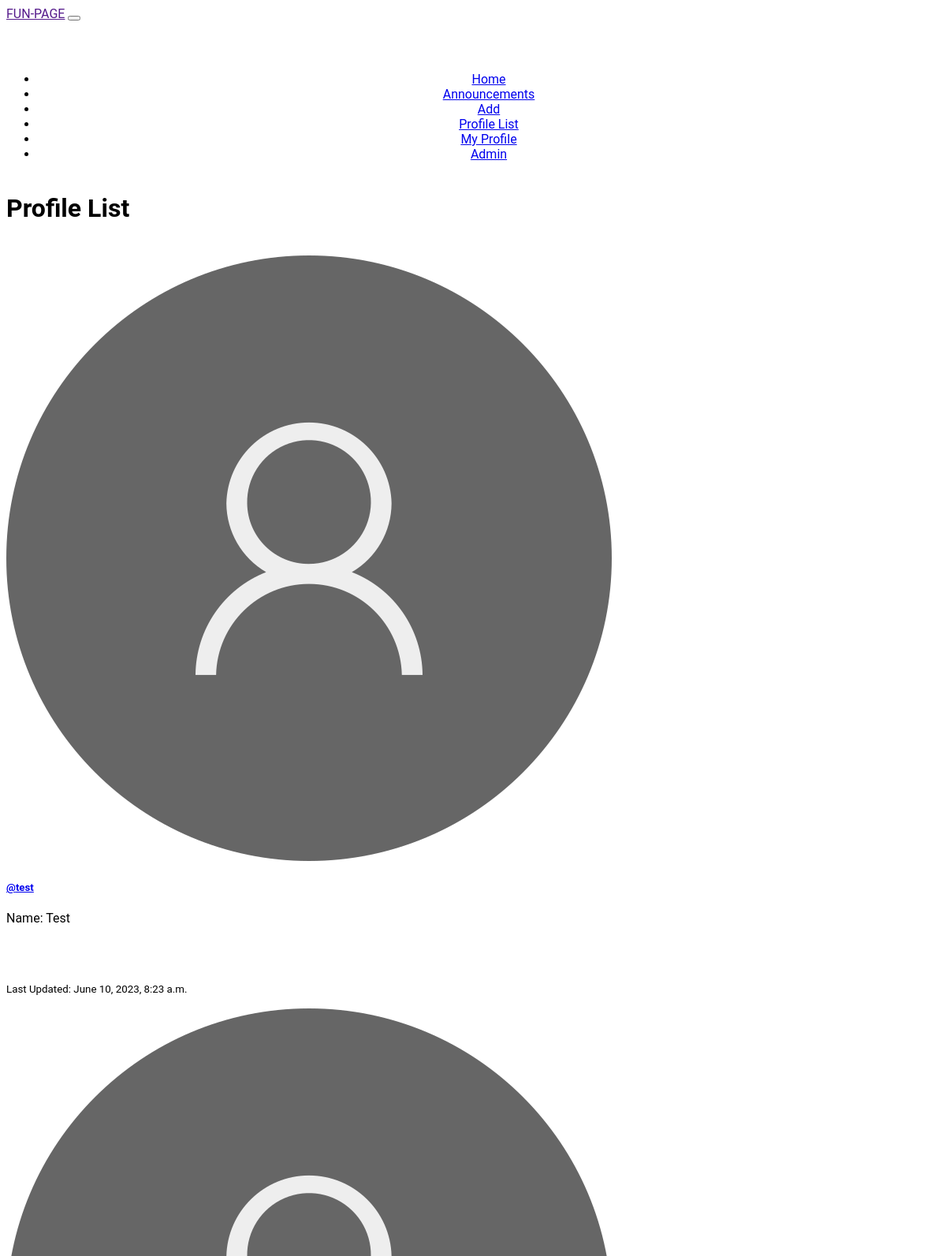
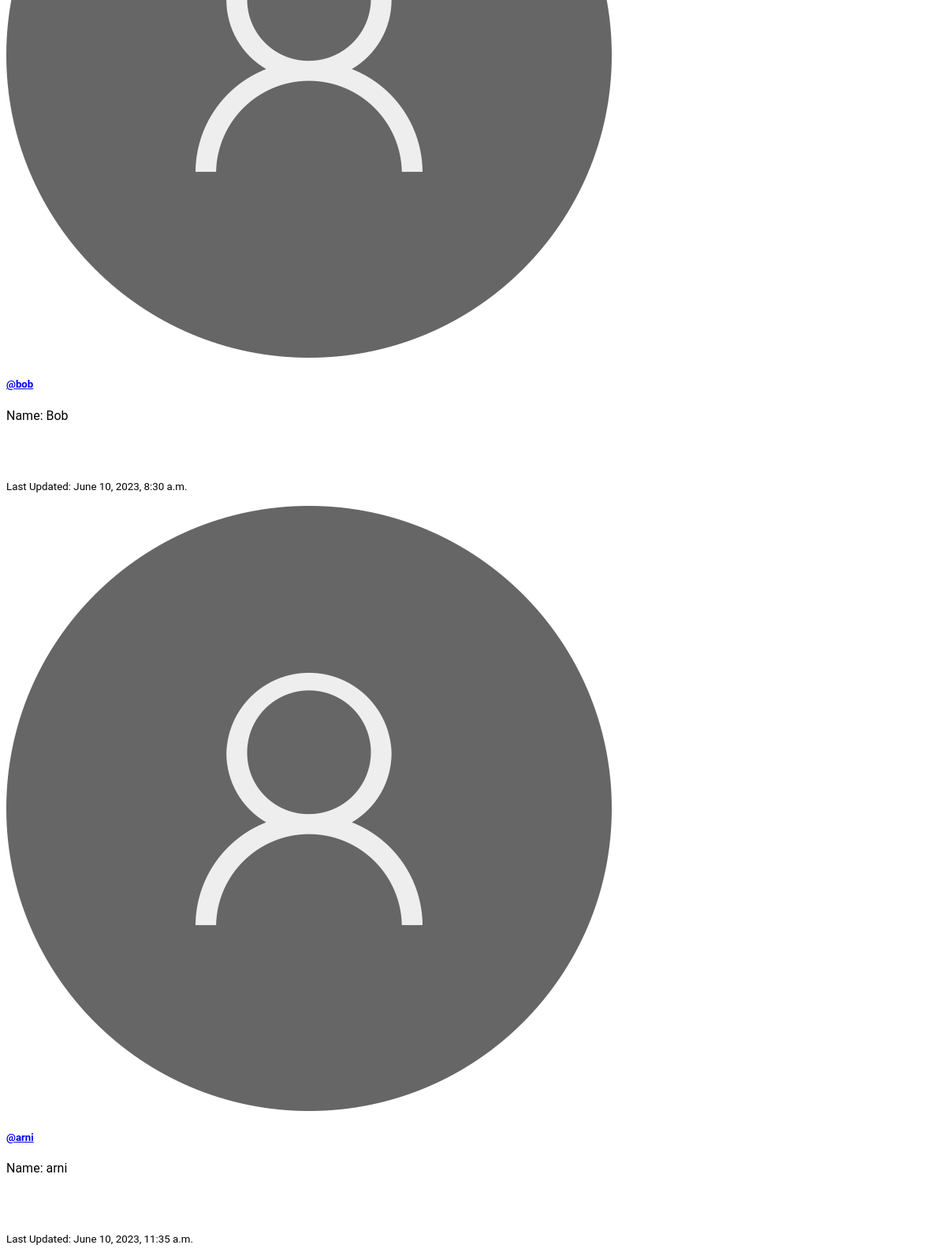
Page /profile_list/ (signed in, upper part) on the committed database (2 pictures, top to bottom).
### fun/models.py (models this page shows, shortened)
class Profile(models.Model):
    user = models.OneToOneField(User, on_delete=models.CASCADE)
    follows = models.ManyToManyField("self",
                                     related_name="followed_by",
                                     symmetrical=False,
                                     blank=True)
    date_modified = models.DateTimeField(User, auto_now=True)

### fun/views.py (the view)
# urls.py: path('profile_list/', views.profile_list, name='profile_list'),
def profile_list(request):
    if request.user.is_authenticated:
        profiles = Profile.objects.exclude(user=request.user)
        return render(request, 'profile_list.html', {"profiles": profiles})
    else:
        messages.success(request, ("You must be logged in to view this page."))
        return redirect('home')

### templates/profile_list.html
{% extends 'flatpages/default.html' %}
{% load static %}
{% block content %}
<h1> Profile List</h1>
<br/>
{% if profiles %}
    {% for profile in profiles %}
<div class="card mb-3" style="max-width: 540px;">
  <div class="row g-0">
    <div class="col-md-4">
      <img src="{% static 'images/default_profile_image.png' %}" class="img-fluid rounded-start" alt="Profile img"></img>
    </div>
    <div class="col-md-8">
      <div class="card-body">
        <h5 class="card-title"><a href="{% url 'profile' profile.user.id %}">@{{ profile.user.username|lower}}</a></h5>
        <p class="card-text">Name: {{ profile.user.username}}</p> <br/> <br/>
        <p class="card-text"><small class="text-body-secondary">Last Updated: {{ profile.date_modified}}</small></p>
      </div>
    </div>
  </div>
</div>
  {% endfor %}
{% endif %}
{% endblock content %}

### static/css/styles.css (style rules this page uses)
body a { transition: 0.5s all; -webkit-transition: 0.5s all; -o-transition: 0.5s all; -moz-transition: 0.5s all; -ms-transition: 0.5s all; }
html, body { font-size: 100%; font-family: 'Roboto', sans-serif; }
body { background:#FFFFFF; }

### rows in the picture
Profile: user.username "test", user.username "Test", date_modified "June 10, 2023, 8:23 a.m."
Profile: user.username "bob", user.username "Bob", date_modified "June 10, 2023, 8:30 a.m."
Profile: user.username "arni", date_modified "June 10, 2023, 11:35 a.m."
